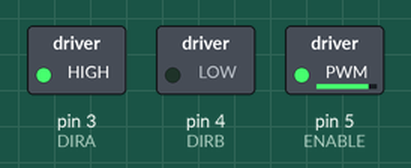
Simulated run of this sketch. Board: Arduino Uno, built with avr-gcc and run on an emulated ATmega328P. Parts: switched loads named in the sketch (green lamp = pin HIGH).

Above: at 0.05 s.
At 2.0 s:
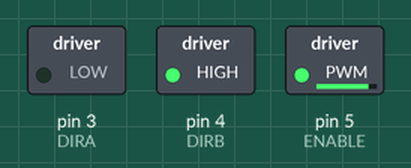
At 4.95 s:
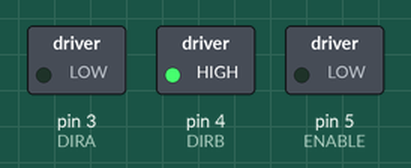
Timing chart, 0 to 6.5 s (numbered marks = the images above):
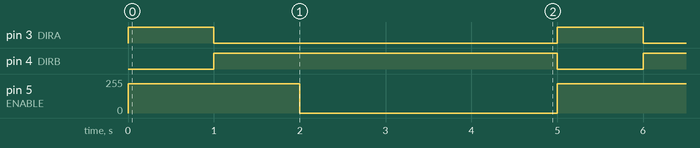

The sketch:

24_DC_Motor.ino
```cpp
/************************
Exercise the motor using
the L293D chip
************************/

#define ENABLE 5
#define DIRA 3
#define DIRB 4

int i;

void setup() {
  //---set pin direction
  pinMode(ENABLE,OUTPUT);
  pinMode(DIRA,OUTPUT);
  pinMode(DIRB,OUTPUT);
  Serial.begin(9600);
}

void loop()
{
  //digitalWrite(ENABLE,HIGH);
  //analogWrite(ENABLE,255);
  analogWrite(ENABLE,220);
  digitalWrite(DIRA,HIGH);
  digitalWrite(DIRB,LOW);
  delay(1000);
  digitalWrite(DIRA,LOW);
  digitalWrite(DIRB,HIGH);
  delay(1000);
  //digitalWrite(ENABLE,LOW);
  analogWrite(ENABLE,0);
  delay(3000);

//  Serial.println("One way, then reverse");
//  digitalWrite(ENABLE,HIGH); // enable on
//  for (i=0;i<5;i++)
//  {
//    digitalWrite(DIRA,HIGH); //one way
//    digitalWrite(DIRB,LOW);
//    delay(2000);
//    digitalWrite(DIRA,LOW);  //reverse
//    digitalWrite(DIRB,HIGH);
//    delay(2000);
//  }
//  digitalWrite(ENABLE,LOW); // disable
//  delay(3000);

//  Serial.println("fast Slow example");
//  digitalWrite(ENABLE,HIGH); //enable on
//  digitalWrite(DIRA,HIGH); //one way
//  digitalWrite(DIRB,LOW);
//  delay(3000);
//  digitalWrite(ENABLE,LOW); //slow stop
//  delay(1000);
//  digitalWrite(ENABLE,HIGH); //enable on
//  digitalWrite(DIRA,LOW); //one way
//  digitalWrite(DIRB,HIGH);
//  delay(3000);
//  digitalWrite(DIRA,LOW); //fast stop
//  delay(3000);
//  digitalWrite(ENABLE,LOW);
//  delay(3000);

  //Serial.println("PWM full then slow");
//  digitalWrite(ENABLE,HIGH); //enable on
//  digitalWrite(DIRA,HIGH); //one way
//  digitalWrite(DIRB,LOW);
//  delay(5000);
//  digitalWrite(ENABLE,LOW);
//  delay(3000);

//  digitalWrite(ENABLE,HIGH); //enable on
//  digitalWrite(DIRA,HIGH); //one way
//  digitalWrite(DIRB,LOW);
//  delay(3000);
//  digitalWrite(ENABLE,LOW); //slow stop
//  delay(1000);

//  analogWrite(ENABLE,180); //half speed
//  delay(2000);
//  analogWrite(ENABLE,128); //half speeds
//  delay(2000);
//  analogWrite(ENABLE,50); //half speed
//  delay(2000);
//  analogWrite(ENABLE,128); //half speed
//  delay(2000);
//  analogWrite(ENABLE,180); //half speed
//  delay(2000);
//  analogWrite(ENABLE,255); //half speed
//  delay(2000);
//  digitalWrite(ENABLE,LOW); //all done
//  delay(3000);
}
```

Measured:
- by itself, pin 3 (DIRA): alternates HIGH for 1.0 s and LOW for 4.0 s
- by itself, pin 4 (DIRB): alternates HIGH for 4.0 s and LOW for 1.0 s
- by itself, pin 5 (ENABLE): alternates 220/255 for 2.0 s and 0/255 for 3.0 s
